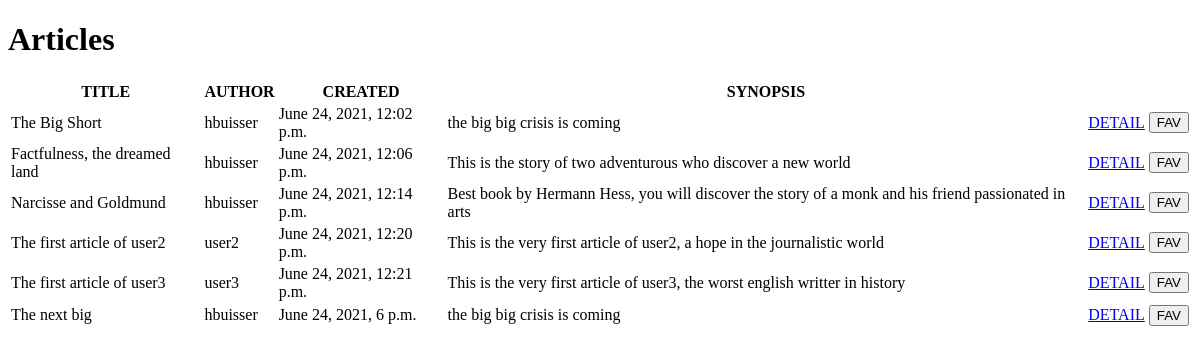
Before: /Articles/ with the older database file.
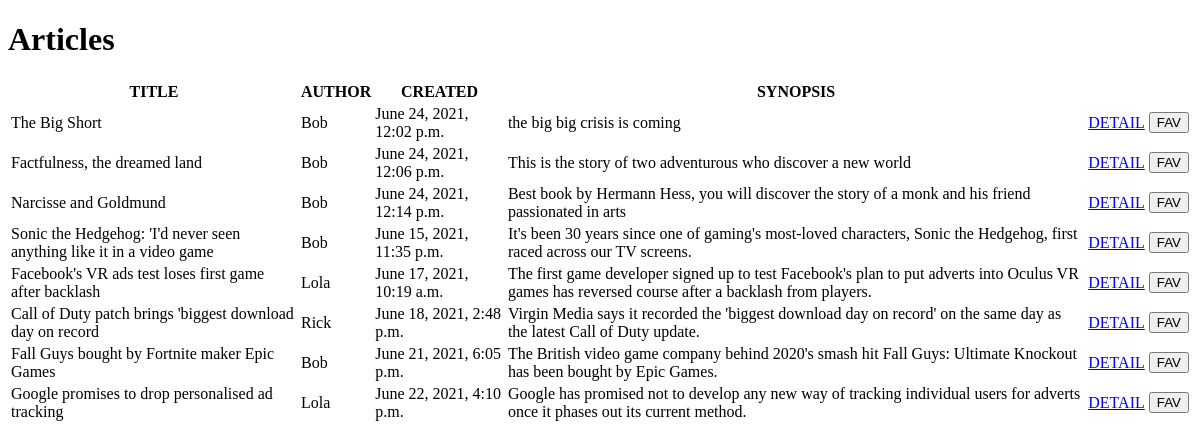
After: the same page with the newer database file.
### article/models.py (models this page shows, shortened)
class Article(models.Model):
    title = models.CharField(max_length=64)
    author = models.ForeignKey(User, on_delete=models.CASCADE)
    created = models.DateTimeField(auto_now_add=True)
    synopsis = models.CharField(max_length=312)
    content = models.TextField(max_length=500)

### article/views.py (the view, shortened to what this page needs)
# urls.py: path('Articles/', ArticleListView.as_view(), name='article-list'),
class ArticleListView(ListView):
    model = Article
    paginate_by = 100
    def get_context_data(self, **kwargs):
        context = super().get_context_data(**kwargs)
        context['now'] = timezone.now()
        return context

### article/templates/article/article_list.html (shortened to what this page needs)
<!DOCTYPE html>
<html lang="en">
<head>
</head>
<body>
    <h1>Articles</h1>
    <table>
        <th>TITLE</th>
        <th>AUTHOR</th>
        <th>CREATED</th>
        <th>SYNOPSIS</th>
        {% for article in object_list %}
            <tr>
                <td>{{ article.title }}</td>
                <td>{{ article.author }}</td>
                <td>{{ article.created }}</td>
                <td>{{ article.synopsis }}</td>
                <td>
                    <a href="{% url 'article-detail' article.pk %}" type="submit">DETAIL</a>
                </td>
                <td>
                    <form method="POST">{% csrf_token %}
                        <button href="{% url 'favourites' %}" type="submit">FAV</button>
                    </form>
                </td>
            </tr>
        {% empty %}
            <li>No articles yet.</li>
        {% endfor %}
    </table>
</body>
</html>

Changed rows visible on the page:
removed Article: title "The first article of user2", author "user2", created "June 24, 2021, 12:20 p.m.", synopsis "This is the very first article of user2, a hope in the journalistic world"
removed Article: title "The first article of user3", author "user3", created "June 24, 2021, 12:21 p.m.", synopsis "This is the very first article of user3, the worst english writter in history"
removed Article: title "The next big", author "hbuisser", created "June 24, 2021, 6 p.m.", synopsis "the big big crisis is coming"
changed through a linked row, Article "The Big Short": author "hbuisser" → "Bob"
changed through a linked row, Article "Factfulness, the dreamed land": author "hbuisser" → "Bob"
changed through a linked row, Article "Narcisse and Goldmund": author "hbuisser" → "Bob"
added Article: title "Sonic the Hedgehog: 'I'd never seen anything like it in a video game", author "Bob", created "June 15, 2021, 11:35 p.m.", synopsis "It's been 30 years since one of gaming's most-loved characters, Sonic the Hedgehog, first raced across our TV screens."
added Article: title "Facebook's VR ads test loses first game after backlash", author "Lola", created "June 17, 2021, 10:19 a.m.", synopsis "The first game developer signed up to test Facebook's plan to put adverts into Oculus VR games has reversed course after a backlash from players."
added Article: title "Call of Duty patch brings 'biggest download day on record", author "Rick", created "June 18, 2021, 2:48 p.m.", synopsis "Virgin Media says it recorded the 'biggest download day on record' on the same day as the latest Call of Duty update."
added Article: title "Fall Guys bought by Fortnite maker Epic Games", author "Bob", created "June 21, 2021, 6:05 p.m.", synopsis "The British video game company behind 2020's smash hit Fall Guys: Ultimate Knockout has been bought by Epic Games."
added Article: title "Google promises to drop personalised ad tracking", author "Lola", created "June 22, 2021, 4:10 p.m.", synopsis "Google has promised not to develop any new way of tracking individual users for adverts once it phases out its current method."
